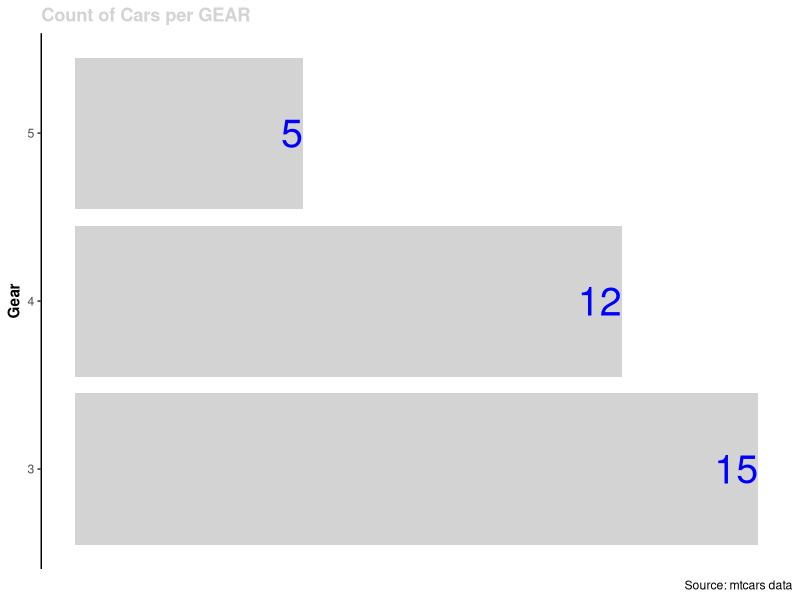
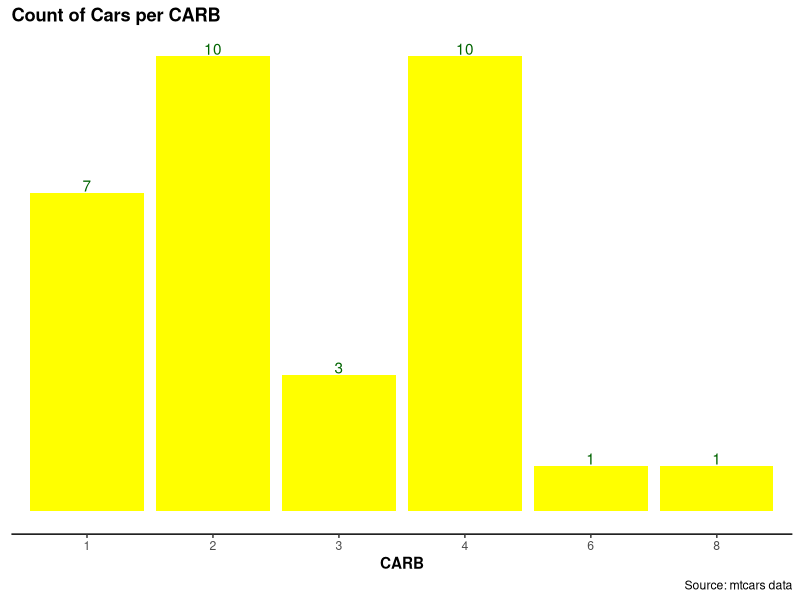
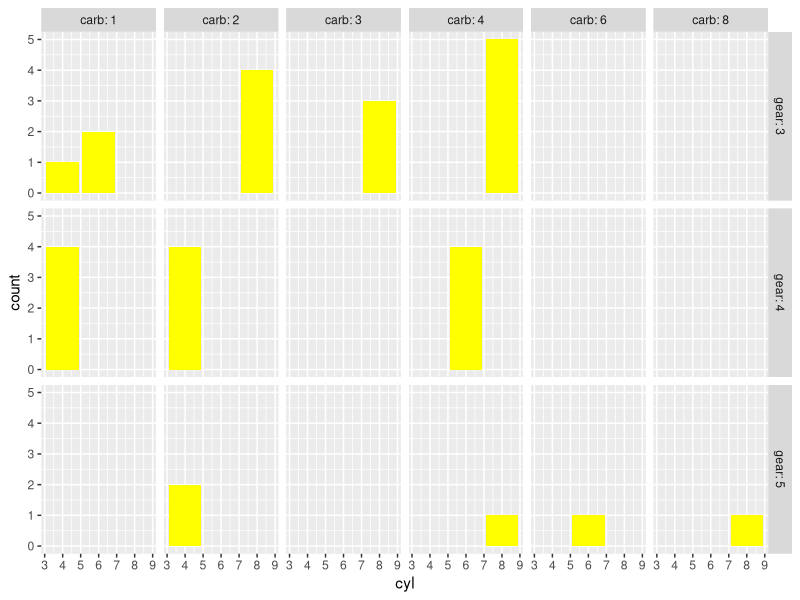

Reproduce these figures in R, in order.

# clean memory ------------------------------------------------------------
rm(list = ls())


# read in data ------------------------------------------------------------
#set working directory

filename=mtcars
mydata= filename


# see data ----------------------------------------------------------


head(mydata)


# see data types ----------------------------------------------------------

str(mydata)


# plot 1 ----------------------------------------------------------
library(ggplot2)

base = ggplot(data = mydata) 
plot1 = base + 
  aes(x = gear) + 
  geom_bar(fill = "lightgrey") + 
  geom_text(stat ='count', aes(label = after_stat(count)), colour = "blue", size = 10, hjust = 1) +
  coord_flip() +
  labs(
    title = 'Count of Cars per GEAR',
    caption = 'Source: mtcars data',
    x ='Gear') +
  theme_classic() +
  theme(plot.title = element_text(colour = "lightgrey", face = "bold"),
    axis.title.x = element_blank(),
          axis.line.x = element_blank(),
          axis.text.x = element_blank(),
          axis.ticks.x = element_blank(),
          axis.title.y = element_text(face = "bold"))
plot1




# save Draft ----------------------------------------------------------
saveRDS(plot1, file = "plot1.rds")


# plot 2 ----------------------------------------------------------

plot2 = base + 
  aes(x = factor(carb)) + 
  geom_bar(fill = "yellow") +
  geom_text(stat='count', aes(label= after_stat(count)), colour = "darkgreen", vjust=-0.1) +
  labs(
    title = 'Count of Cars per CARB',
    caption = 'Source: mtcars data',
    x='CARB') +
  theme_classic() +
  theme(plot.title = element_text(colour = "black", face = "bold"),
        axis.title.y = element_blank(),
        axis.line.y = element_blank(),
        axis.text.y = element_blank(),
        axis.ticks.y = element_blank(),
        axis.title.x = element_text(face = "bold"))

plot2


# save plot2 ----------------------------------------------------------
saveRDS(plot2, file = "plot2.rds")


# plot 3 ----------------------------------------------------------

plot3 = base + 
  aes(x = cyl) + 
  geom_bar(fill = "yellow") + 
  facet_grid(gear~carb,labeller = label_both)
plot3

# save plot3 ----------------------------------------------------------
saveRDS(plot3, file = "plot3.rds")
